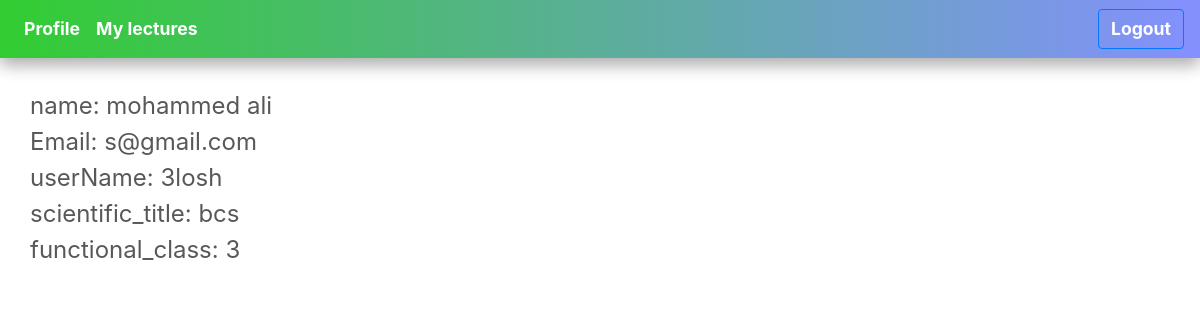
/welcomeTeacher.php (signed in), run on the app's committed database.
### tables this page shows
CREATE TABLE `staff` (
  `ID_stf` int(11) NOT NULL,
  `stf_first_name` varchar(20) NOT NULL,
  `stf_last_name` varchar(20) NOT NULL,
  `stf_email` varchar(25) NOT NULL,
  `stf_user_name` varchar(15) NOT NULL,
  `stf_password` varchar(20) NOT NULL,
  `stf_scientific_title` varchar(20) NOT NULL,
  `stf_functional_class` varchar(10) NOT NULL,
  `dep_id` int(11) DEFAULT NULL,
  `unv_id` int(11) DEFAULT NULL
);

### welcomeTeacher.php (the view, shortened to what this page needs)
<?php
$host = "localhost";
$user = "root";
$password = "";
$db = "unvdb";
$link = mysqli_connect($host,$user,$password,$db);
?>
<!DOCTYPE html>
<html>
<head>
<link rel="stylesheet" href="https://cdnjs.cloudflare.com/ajax/libs/uikit/3.0.3/css/uikit.min.css" />
<link rel="stylesheet" href="https://stackpath.bootstrapcdn.com/bootstrap/4.2.1/css/bootstrap.min.css">
<link rel="stylesheet" href="css/style3.css" type="text/css" >
</head>
<body>
<?php
$email =  $_SESSION['email'];
$password = $_SESSION['password'];
if ($_SESSION['email'] == true){
    $sql = "select * from staff where stf_email = '".$email."' AND stf_password = '".$password."'";
    $result = mysqli_query($link,$sql);
    ?>
<nav class="navbar navbar-expand-lg navbar-light bg-light navCol">
  <div class="collapse navbar-collapse " id="navbarNav">
    <ul class="navbar-nav">
    <li class="nav-item">
    <a class="nav-link " id="icol" href="welcomeTeacher.php">Profile</a>
    </li>
      <li class="nav-item">
      <a class="nav-link " id="icol" href="LecTeacher/lecT.php">My lectures</a>
      </li>
    </ul>
  </div>
  <button type="button" class="btn btn-outline-primary "> <a id="icol" href="logOut.php">Logout</a></button>
</nav>
    <div class="prof">
    <?php
    while($row = mysqli_fetch_array($result)){
        echo  "name: ".$row['stf_first_name']." ".$row['stf_last_name'];
        echo "<br />";
        echo  "Email: ".$row['stf_email'];
        echo "<br />";
        echo  "userName: ".$row['stf_user_name'];
        echo "<br />";
        echo  "scientific_title: ".$row['stf_scientific_title'];
        echo "<br />";
        echo  "functional_class: ".$row['stf_functional_class'];
        echo "<br />";
    }
}
else{
    header("location: loginTeacher.php");
}
?>
</div>
</body>
</html>

### css/style3.css (style rules this page uses)
.navCol { box-shadow: 0 6px 15px 0 rgba(0, 0, 0, 0.2), 0 6px 20px 0 rgba(0, 0, 0, 0.19); background-image: linear-gradient(to right, #32CD32 , #8490FF); }
#icol { color:white; font-size: 1.1rem; font-weight: bold; }
.prof { color: rgb(88, 88, 88); padding: 30px; font-size: 1.5rem; }

### data on the page
staff: stf_first_name "mohammed", stf_last_name "ali", stf_email "s@gmail.com", stf_user_name "3losh", stf_scientific_title "bcs", stf_functional_class "3"
